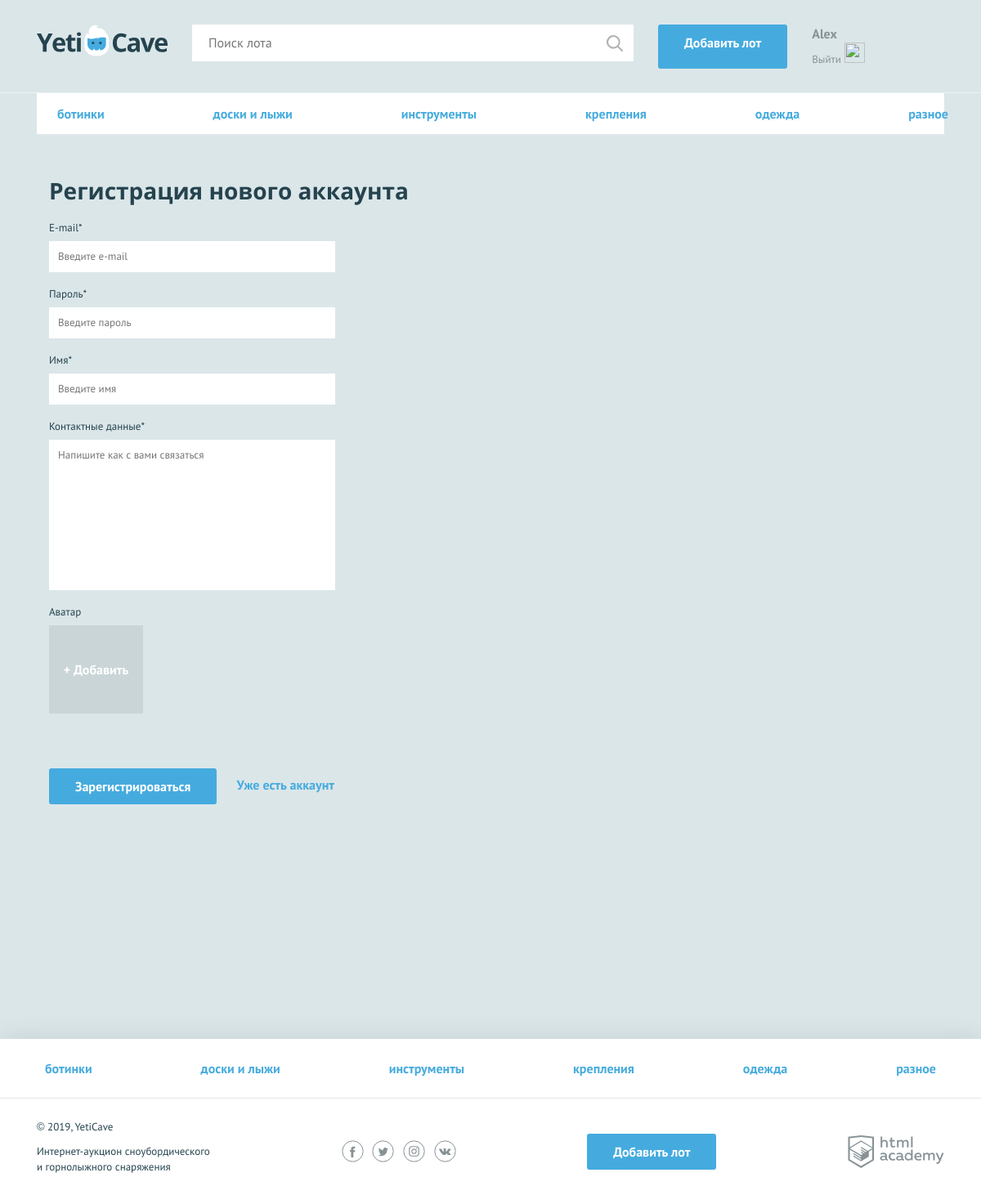
Page /sign-up.php (signed in) on the committed database.
### tables this page shows
CREATE TABLE category (
id INT AUTO_INCREMENT PRIMARY KEY,
name CHAR(128),
css_class TEXT
);

### functions.php (called while the page is built, shortened)
<?php
function connect_to_db() {
    $link = mysqli_connect('localhost', 'root', '', '184136_yeticave');
    mysqli_set_charset($link, "utf8");
    return $link;
}
function show_categories_select() {
    $link = connect_to_db();
    if($link) {
        $categories_sql = 'SELECT * FROM category ORDER BY name ASC';
        $result_select = mysqli_query($link, $categories_sql);
        if ($result_select) {
            $categories_select = mysqli_fetch_all($result_select, MYSQLI_ASSOC);
        } else {
            print ('Произошла ошибка при выполнении запроса! Обратитесь к администратору, либо попробуйте снова.');
            die();
        }
    } else {
        print ('Произошла ошибка подключения, недоступна база данных! Обратитесь к администратору, либо попробуйте снова.');
        die();
    }
    return $categories_select;
};
function check_hakers($typing) {
    $haker = strip_tags($typing);
    return $haker;
};
function include_template($name, $data) {
    $name = 'templates/' . $name;
    extract($data);
    require $name;
    $result = ob_get_clean();
    return $result;
};
?>

### templates/sign-up.php (the view, shortened to what this page needs)
<main>
    <nav class="nav">
      <ul class="nav__list container">
          <?php foreach ($categories_select as $value): ?>
              <li class="nav__item">
                  <a href="pages/all-lots.html"><?=$value['name']; ?></a>
              </li>
          <?php endforeach; ?>
      </ul>
  </nav>
    <?php $form_classname = count($errors ?? []) ? "form--invalid" : ""; ?>
    <form class="form container <?=$form_classname;?>" action="/sign-up.php" method="post" enctype="multipart/form-data">
      <h2>Регистрация нового аккаунта</h2>
      <?php $classname = isset($errors['email']) ? "form__item--invalid" : "";
      $value = isset($reg['email']) ? $reg['email'] : ""; ?>
      <div class="form__item <?=$classname;?>">
        <label for="email">E-mail*</label>
        <input id="email" class="<?=$classname;?>" type="text" name="signup[email]" placeholder="Введите e-mail" value="<?=$value;?>">
      </div>
      <?php $classname = isset($errors['password']) ? "form__item--invalid" : "";
      $value = isset($reg['password']) ? $reg['password'] : ""; ?>
      <div class="form__item <?=$classname;?>">
        <label for="password">Пароль*</label>
        <input id="password" class="<?=$classname;?>" type="text" name="signup[password]" placeholder="Введите пароль" value="<?=$value;?>">
      </div>
      <?php $classname = isset($errors['name']) ? "form__item--invalid" : "";
      $value = isset($reg['name']) ? $reg['name'] : ""; ?>
      <div class="form__item <?=$classname;?>">
        <label for="name">Имя*</label>
        <input id="name" class="<?=$classname;?>" type="text" name="signup[name]" placeholder="Введите имя" value="<?=$value;?>">
      </div>
      <?php $classname = isset($errors['message']) ? "form__item--invalid" : "";
      $value = isset($reg['message']) ? $reg['message'] : ""; ?>
      <div class="form__item <?=$classname;?>">
        <label for="message">Контактные данные*</label>
        <textarea id="message" class="<?=$classname;?>" name="signup[message]" placeholder="Напишите как с вами связаться"><?=$value;?></textarea>
      </div>
      <?php $classname = isset($errors['file-upload']) ? "form__item--invalid" : "";
      $error_value = isset($errors['file-upload']) ? $errors['file-upload'] : ""; ?>
      <div class="form__item form__item--file form__item--last <?=$classname;?>">
        <label>Аватар</label>
        <div class="form__input-file">
          <label for="photo2">
            <span>+ Добавить</span>
          </label>
        </div>
      </div>
      <button type="submit" class="button">Зарегистрироваться</button>
      <a class="text-link" href="/login.php">Уже есть аккаунт</a>
    </form>
</main>

### templates/layout.php (shortened to what this page needs)
<!DOCTYPE html>
<html lang="ru">
<head>
    <link href="css/normalize.min.css" rel="stylesheet">
    <link href="css/style.css" rel="stylesheet">
</head>
<body>
<div class="page-wrapper">
<header class="main-header">
    <div class="main-header__container container">
        <a class="main-header__logo" href="/">
            <img src="img/logo.svg" width="160" height="39" alt="Логотип компании YetiCave">
        </a>
        <form class="main-header__search" method="get" action="https://echo.htmlacademy.ru">
            <input type="search" name="search" placeholder="Поиск лота">
            <input class="main-header__search-btn" type="submit" name="find" value="Найти">
        </form>
        <a class="main-header__add-lot button" href="/add.php">Добавить лот</a>
        <nav class="user-menu">
            <?php if (isset($_SESSION['user'])): ?>
                <div class="user-menu__logged">
                    <p><?=check_hakers($_SESSION['user']['name']); ?></p>
                    <a href="/logout.php">Выйти</a>
                    <img src="<?=$_SESSION['user']['avatar']; ?>" width="25" height="25">
                </div>
            <?php endif; ?>
        </nav>
    </div>
</header>
<main class="container">
    <?=$content_main; ?>
</main>
</div>
<footer class="main-footer">
    <nav class="nav">
        <ul class="nav__list container">
            <?php foreach ($categories_select as $value): ?>
            <li class="nav__item">
                <a href="pages/all-lots.html"><?=$value['name']; ?></a>
            </li>
            <?php endforeach; ?>
        </ul>
    </nav>
    <div class="main-footer__bottom container">
        <div class="main-footer__copyright">
            <p>© 2019, YetiCave</p>
            <p>Интернет-аукцион сноубордического и горнолыжного снаряжения</p>
        </div>
        <div class="main-footer__social social">
            <a class="social__link social__link--facebook" href="#">
            </a>
            <a class="social__link social__link--twitter" href="#">
            </a>
            <a class="social__link social__link--instagram" href="#">
            </a>
            <a class="social__link social__link--vkontakte" href="#">
            </a>
        </div>
        <a class="main-footer__add-lot button" href="/add.php">Добавить лот</a>
        <div class="main-footer__developed-by">
            <a class="logo-academy" href="https://htmlacademy.ru/intensive/php">
            </a>
        </div>
    </div>
</footer>
</body>
</html>

### css/style.css (style rules this page uses)
html, body { height: 100%; }
.page-wrapper { display: flex; flex-direction: column; min-height: 100%; margin-bottom: -202px; }
.page-wrapper::after { content: ""; display: block; }
.page-wrapper::after { height: 85px; }
main { margin-bottom: 202px; }
body { min-width: 1140px; background-color: #dbe6e9; font-family: "PT Sans", sans-serif; font-weight: 400; font-size: 16px; line-height: 26px; color: #25434e; }
a { text-decoration: none; }
h2 { margin: 0; font-family: "Open Sans", sans-serif; font-size: 28px; line-height: 35px; font-weight: 700; }
.text-link { font-weight: 700; color: #45abde; }
.container { width: 1110px; margin: 0 auto; padding: 0 15px; }
main.container { margin-bottom: 202px; }
.button { display: block; padding: 9px 32px; background-color: #45abde; color: #ffffff; text-align: center; font-weight: 700; border: none; border-radius: 3px; }
.main-header { padding: 30px 0 29px; border-bottom: 1px solid rgba(255, 255, 255, 0.5); }
.main-header__container { display: -webkit-flex; display: -ms-flexbox; display: flex; -webkit-justify-content: flex-start; -ms-flex-pack: start; justify-content: flex-start; }
.main-header__logo { display: block; margin-right: 30px; }
.main-header__search { position: relative; width: 540px; margin-right: 30px; }
.main-header__search input[type="search"] { width: 100%; padding: 8px 19px 9px 19px; border: 1px solid #ffffff; }
.main-header__search-btn { content: ""; position: absolute; top: 3px; right: 3px; width: 20px; height: 20px; padding: 20px; background: url("../img/search.svg") center no-repeat; opacity: 0.3; border: 0; font-size: 0; }
.main-header__add-lot { max-width: 160px; margin-right: 30px; }
.user-menu { display: -webkit-flex; display: -ms-flexbox; display: flex; }
.user-menu__logged { color: #879296; line-height: 22px; }
.user-menu__logged p { font-weight: 700; margin: 0; }
.user-menu__logged a { color: #879296; font-size: 13px; font-weight: 400; }
.main-footer { background-color: #ffffff; box-shadow: 0 0 30px 0 rgba(0, 0, 0, 0.1); }
.main-footer__bottom { display: -webkit-flex; display: -ms-flexbox; display: flex; -webkit-justify-content: space-between; -ms-flex-pack: justify; justify-content: space-between; -webkit-align-items: center; -ms-flex-align: center; align-items: center; padding: 25px 0; }
.main-footer__copyright { max-width: 212px; }
.main-footer__copyright p { margin: 0; margin-bottom: 11px; font-size: 13px; line-height: 19px; }
.main-footer__social { width: 140px; }
.social { display: -webkit-flex; display: -ms-flexbox; display: flex; -webkit-justify-content: space-between; -ms-flex-pack: justify; justify-content: space-between; -webkit-flex-wrap: wrap; -ms-flex-wrap: wrap; flex-wrap: wrap; }
.social__link { width: 27px; height: 27px; }
.logo-academy { display: block; width: 118px; height: 40px; }
.nav { background-color: #ffffff; border-bottom: 1px solid #e1e6e7; }
.nav__list { display: -webkit-flex; display: -ms-flexbox; display: flex; -webkit-justify-content: space-between; -ms-flex-pack: justify; justify-content: space-between; -webkit-flex-wrap: wrap; -ms-flex-wrap: wrap; flex-wrap: wrap; list-style: none; }
.nav__item a { position: relative; display: block; padding: 12px 10px; font-weight: 700; color: #45abde; }
.nav__item a::before { content: ""; display: none; position: absolute; bottom: 0; width: calc(100% - 20px); height: 3px; background-color: #e2e5e6; }
.main-footer .nav__item a { padding: 23px 10px; }
.form { padding-top: 51px; }
.form h2 { padding-bottom: 15px; }
.form__item { width: 350px; margin: 0; margin-bottom: 14px; font-size: 13px; }
.form__item label { display: block; margin-bottom: 3px; }
.form__item input, .form__item textarea { display: block; width: 100%; padding: 5px 10px; border: 1px solid #ffffff; box-sizing: border-box; }
.form__item textarea { min-height: 184px; resize: none; }
.form__item--last { margin-bottom: 65px; }
.form .button { display: inline-block; vertical-align: middle; margin-right: 20px; }
.form__input-file { position: relative; width: 115px; height: 110px; }
.form__item--file label span { display: block; background-color: #cad5d8; color: #ffffff; font-size: 16px; text-align: center; font-weight: 700; padding: 40px 0; box-sizing: border-box; border: 1px solid #cad5d8; cursor: pointer; }

### rows in the picture
category: name "ботинки"
category: name "доски и лыжи"
category: name "инструменты"
category: name "крепления"
category: name "одежда"
category: name "разное"

### other values in the picture
check_hakers($_SESSION['user']['name']) "Alex"
